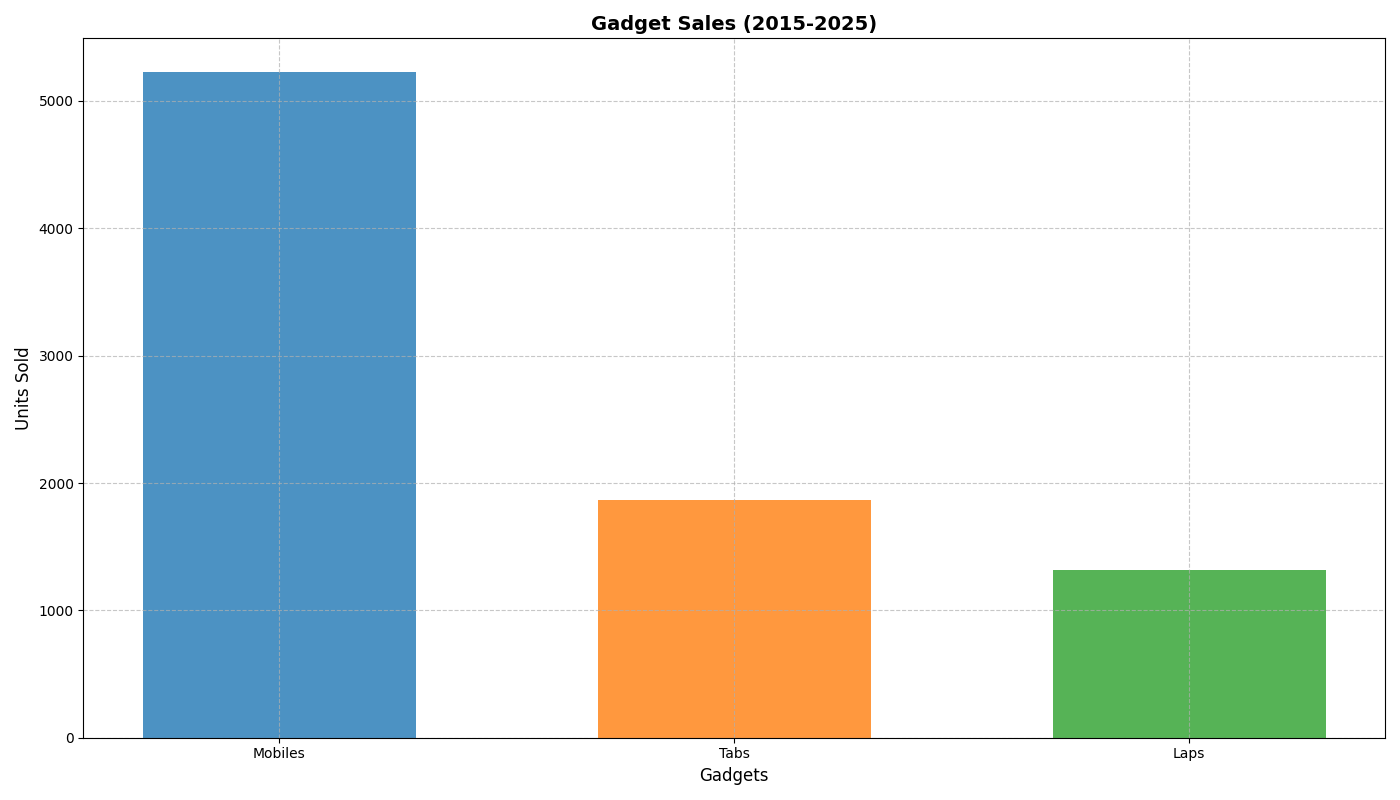

Source code (Python):
import matplotlib.pyplot as plt
import numpy as np

# Updated gadget sales data, with 'Desks' removed
gadgets = {
    'Mobiles': [250, 300, 350, 380, 450, 500, 520, 530, 600, 650, 700],
    'Tabs': [120, 130, 135, 140, 160, 170, 175, 190, 200, 220, 230],
    'Laps': [80, 95, 100, 105, 110, 120, 125, 130, 140, 150, 160]
}

# Calculate total sales for each category
total_sales = {gadget: sum(sales) for gadget, sales in gadgets.items()}
# Sort by total sales
sorted_gadgets = sorted(total_sales.items(), key=lambda x: x[1], reverse=True)
# Separate the names and sales for plotting
gadget_names, sorted_sales = zip(*sorted_gadgets)

# Plotting the bar chart
fig, ax = plt.subplots(figsize=(14, 8))
bar_width = 0.6
range_gadgets = np.arange(len(gadget_names))

ax.bar(range_gadgets, sorted_sales, width=bar_width, color=['#1f77b4', '#ff7f0e', '#2ca02c'], alpha=0.8)

ax.set_title('Gadget Sales (2015-2025)', fontsize=14, fontweight='bold')
ax.set_ylabel('Units Sold', fontsize=12)
ax.set_xlabel('Gadgets', fontsize=12)
ax.set_xticks(range_gadgets)
ax.set_xticklabels(gadget_names)

ax.grid(True, linestyle='--', alpha=0.7)

plt.tight_layout()
plt.show()
